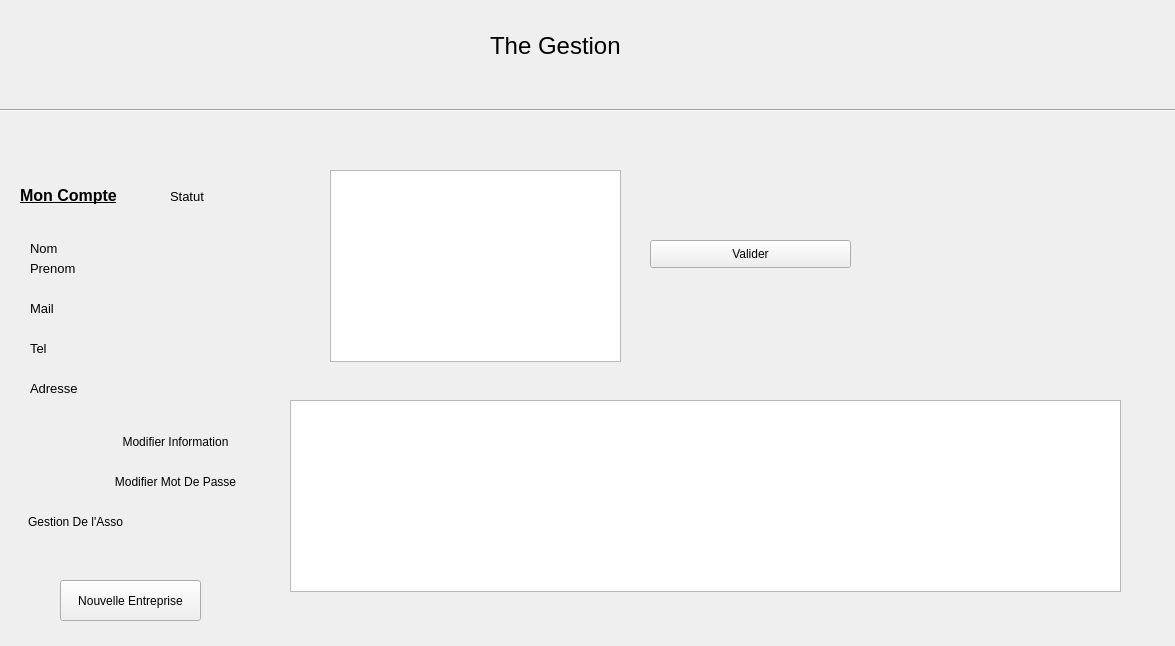
<?xml version="1.0" encoding="UTF-8"?>
<ui version="4.0">
 <class>InfoEntreprise</class>
 <widget class="QDialog" name="InfoEntreprise">
  <property name="geometry">
   <rect>
    <x>0</x>
    <y>0</y>
    <width>1175</width>
    <height>646</height>
   </rect>
  </property>
  <property name="windowTitle">
   <string>Dialog</string>
  </property>
  <widget class="QLabel" name="TitreLabel">
   <property name="geometry">
    <rect>
     <x>490</x>
     <y>20</y>
     <width>191</width>
     <height>51</height>
    </rect>
   </property>
   <property name="font">
    <font>
     <pointsize>18</pointsize>
    </font>
   </property>
   <property name="text">
    <string>The Gestion</string>
   </property>
  </widget>
  <widget class="QFrame" name="InfoWidget">
   <property name="geometry">
    <rect>
     <x>10</x>
     <y>170</y>
     <width>241</width>
     <height>381</height>
    </rect>
   </property>
   <property name="styleSheet">
    <string notr="true">&quot;border: 1px solid black; border-radius: 10px;&quot;</string>
   </property>
   <property name="frameShape">
    <enum>QFrame::StyledPanel</enum>
   </property>
   <property name="frameShadow">
    <enum>QFrame::Plain</enum>
   </property>
   <widget class="QLabel" name="label_2">
    <property name="geometry">
     <rect>
      <x>10</x>
      <y>10</y>
      <width>141</width>
      <height>31</height>
     </rect>
    </property>
    <property name="font">
     <font>
      <pointsize>12</pointsize>
      <weight>75</weight>
      <bold>true</bold>
      <underline>true</underline>
     </font>
    </property>
    <property name="text">
     <string>Mon Compte</string>
    </property>
   </widget>
   <widget class="QLabel" name="NameLabel">
    <property name="geometry">
     <rect>
      <x>20</x>
      <y>70</y>
      <width>171</width>
      <height>16</height>
     </rect>
    </property>
    <property name="font">
     <font>
      <pointsize>10</pointsize>
     </font>
    </property>
    <property name="text">
     <string>Nom</string>
    </property>
   </widget>
   <widget class="QLabel" name="SurnameLabel">
    <property name="geometry">
     <rect>
      <x>20</x>
      <y>90</y>
      <width>181</width>
      <height>16</height>
     </rect>
    </property>
    <property name="font">
     <font>
      <pointsize>10</pointsize>
     </font>
    </property>
    <property name="text">
     <string>Prenom</string>
    </property>
   </widget>
   <widget class="QLabel" name="StatutLabel">
    <property name="geometry">
     <rect>
      <x>160</x>
      <y>20</y>
      <width>47</width>
      <height>13</height>
     </rect>
    </property>
    <property name="font">
     <font>
      <pointsize>10</pointsize>
     </font>
    </property>
    <property name="text">
     <string>Statut</string>
    </property>
   </widget>
   <widget class="QLabel" name="MailLabel">
    <property name="geometry">
     <rect>
      <x>20</x>
      <y>130</y>
      <width>201</width>
      <height>16</height>
     </rect>
    </property>
    <property name="font">
     <font>
      <pointsize>10</pointsize>
     </font>
    </property>
    <property name="text">
     <string>Mail</string>
    </property>
   </widget>
   <widget class="QLabel" name="AdressLabel">
    <property name="geometry">
     <rect>
      <x>20</x>
      <y>210</y>
      <width>221</width>
      <height>16</height>
     </rect>
    </property>
    <property name="font">
     <font>
      <pointsize>10</pointsize>
     </font>
    </property>
    <property name="text">
     <string>Adresse</string>
    </property>
   </widget>
   <widget class="QLabel" name="TelLabel">
    <property name="geometry">
     <rect>
      <x>20</x>
      <y>170</y>
      <width>171</width>
      <height>16</height>
     </rect>
    </property>
    <property name="font">
     <font>
      <pointsize>10</pointsize>
     </font>
    </property>
    <property name="text">
     <string>Tel</string>
    </property>
   </widget>
   <widget class="QPushButton" name="ModifInfoButton">
    <property name="geometry">
     <rect>
      <x>100</x>
      <y>260</y>
      <width>131</width>
      <height>23</height>
     </rect>
    </property>
    <property name="text">
     <string>Modifier Information</string>
    </property>
   </widget>
   <widget class="QPushButton" name="ModifMdpButton">
    <property name="geometry">
     <rect>
      <x>100</x>
      <y>300</y>
      <width>131</width>
      <height>23</height>
     </rect>
    </property>
    <property name="text">
     <string>Modifier Mot De Passe</string>
    </property>
   </widget>
   <widget class="QPushButton" name="GestionAssoButton">
    <property name="geometry">
     <rect>
      <x>10</x>
      <y>340</y>
      <width>111</width>
      <height>23</height>
     </rect>
    </property>
    <property name="text">
     <string>Gestion De l'Asso</string>
    </property>
   </widget>
   <widget class="Line" name="line_4">
    <property name="geometry">
     <rect>
      <x>90</x>
      <y>240</y>
      <width>141</width>
      <height>61</height>
     </rect>
    </property>
    <property name="orientation">
     <enum>Qt::Horizontal</enum>
    </property>
   </widget>
   <widget class="Line" name="line_5">
    <property name="geometry">
     <rect>
      <x>90</x>
      <y>280</y>
      <width>141</width>
      <height>61</height>
     </rect>
    </property>
    <property name="orientation">
     <enum>Qt::Horizontal</enum>
    </property>
   </widget>
   <widget class="Line" name="line_6">
    <property name="geometry">
     <rect>
      <x>0</x>
      <y>320</y>
      <width>141</width>
      <height>61</height>
     </rect>
    </property>
    <property name="orientation">
     <enum>Qt::Horizontal</enum>
    </property>
   </widget>
  </widget>
  <widget class="Line" name="line">
   <property name="geometry">
    <rect>
     <x>0</x>
     <y>100</y>
     <width>1191</width>
     <height>20</height>
    </rect>
   </property>
   <property name="orientation">
    <enum>Qt::Horizontal</enum>
   </property>
  </widget>
  <widget class="QTableWidget" name="tableInfoEntreprise">
   <property name="geometry">
    <rect>
     <x>330</x>
     <y>170</y>
     <width>291</width>
     <height>192</height>
    </rect>
   </property>
  </widget>
  <widget class="QTableWidget" name="tableDesProjEntreprise">
   <property name="geometry">
    <rect>
     <x>290</x>
     <y>400</y>
     <width>831</width>
     <height>192</height>
    </rect>
   </property>
  </widget>
  <widget class="QPushButton" name="validEntrepriseButton">
   <property name="geometry">
    <rect>
     <x>650</x>
     <y>240</y>
     <width>201</width>
     <height>28</height>
    </rect>
   </property>
   <property name="text">
    <string>Valider</string>
   </property>
  </widget>
  <widget class="QPushButton" name="buttonNewEnt">
   <property name="geometry">
    <rect>
     <x>60</x>
     <y>580</y>
     <width>141</width>
     <height>41</height>
    </rect>
   </property>
   <property name="text">
    <string>Nouvelle Entreprise</string>
   </property>
  </widget>
 </widget>
 <resources/>
 <connections/>
</ui>
